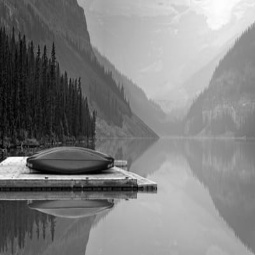
#> input picture projeto/images/gray/002.jpg, 255 x 255 px; its folder holds only this picture in this run
$ python melhores.py
#> lines starting #> are read from the running program, lines starting #| are printed output that depends on the picture
import os
from PIL import Image

if __name__ == '__main__':
    # Nomes das pastas e o nome do arquivo de imagem
    pasta1 = os.path.join(os.getcwd(), 'images/gray')
    pasta2 = os.path.join(os.getcwd(), 'images/color')
    pasta3 = os.path.join(os.getcwd(), 'images/origin')
    pasta4 = os.path.join(os.getcwd(), 'images/join')

    # Iterar sobre todos os arquivos na pasta
    for arquivo in os.listdir(pasta1):
        # Todos arquivos têm o mesmo nome
        caminho_arquivo1 = os.path.join(pasta1, arquivo)
        caminho_arquivo2 = os.path.join(pasta2, arquivo)
        caminho_arquivo3 = os.path.join(pasta3, arquivo)

        # Carregar as imagens
        caminho_imagem1 = os.path.join(pasta1, caminho_arquivo1)
        caminho_imagem2 = os.path.join(pasta2, caminho_arquivo2)
        caminho_imagem3 = os.path.join(pasta3, caminho_arquivo3)

        imagem1 = Image.open(caminho_imagem1)
#> imagem1 is the input picture: PIL image 255x255 L; min 0, max 254, mean 128.8
        imagem2 = Image.open(caminho_imagem2)
        imagem3 = Image.open(caminho_imagem3)

        # Calcular dimensões para a imagem combinada
        largura_total = imagem1.width + imagem2.width + imagem3.width
#> largura_total = 765
        altura_maxima = max(imagem1.height, imagem2.height, imagem3.height)
#> altura_maxima = 255

        # Criar uma nova imagem com a largura total e a maior altura
        imagem_combinada = Image.new('RGB', (largura_total, altura_maxima))
#> imagem_combinada: PIL image 765x255 RGB; every value is 0

        # Colocar as imagens lado a lado
        imagem_combinada.paste(imagem1, (0, 0))
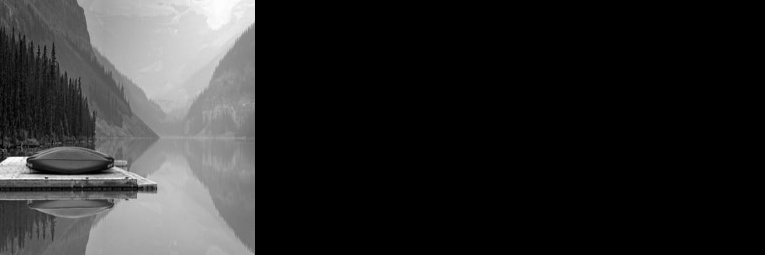
#> imagem_combinada: PIL image 765x255 RGB; min 0, max 254, mean 42.9
        imagem_combinada.paste(imagem2, (imagem1.width, 0))
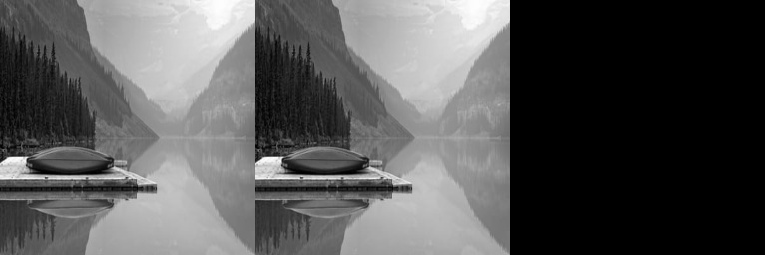
#> imagem_combinada: PIL image 765x255 RGB; min 0, max 254, mean 85.8
        imagem_combinada.paste(imagem3, (imagem1.width + imagem2.width, 0))
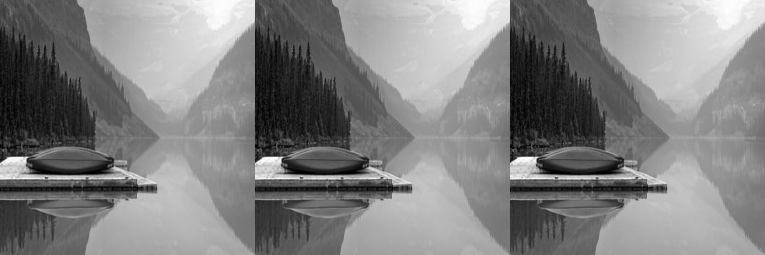
#> imagem_combinada: PIL image 765x255 RGB; min 0, max 254, mean 128.8

        # Salvar a imagem combinada
        imagem_combinada.save(os.path.join(pasta4, arquivo))

$ run again, on projeto/images/gray/035.jpg
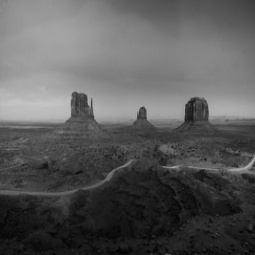
#> input picture projeto/images/gray/035.jpg, 255 x 255 px
#> imagem1 is the input picture: PIL image 255x255 L; min 1, max 198, mean 90
#> `imagem_combinada.paste(imagem2, (imagem1.width, 0))`:
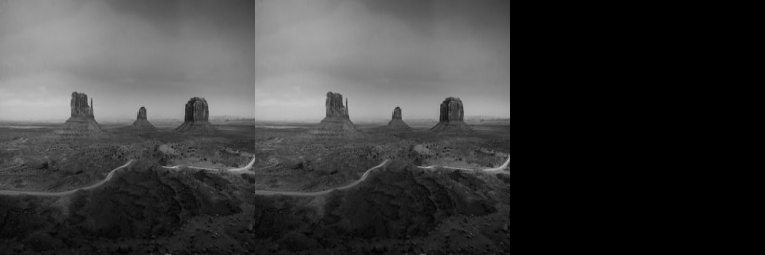
#> imagem_combinada: PIL image 765x255 RGB; min 0, max 198, mean 60
#> `imagem_combinada.paste(imagem3, (imagem1.width + imagem2.width, 0))`:
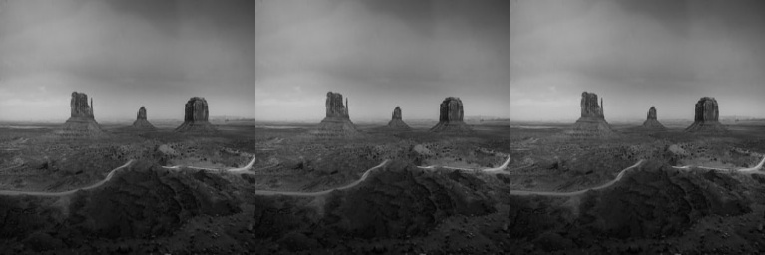
#> imagem_combinada: PIL image 765x255 RGB; min 1, max 198, mean 90

$ run again, on projeto/images/gray/042.jpg
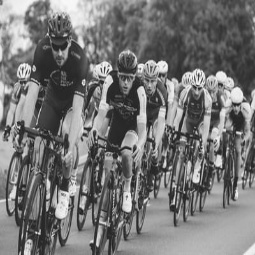
#> input picture projeto/images/gray/042.jpg, 255 x 255 px
#> imagem1 is the input picture: PIL image 255x255 L; min 23, max 251, mean 117.7
#> `imagem_combinada.paste(imagem2, (imagem1.width, 0))`:
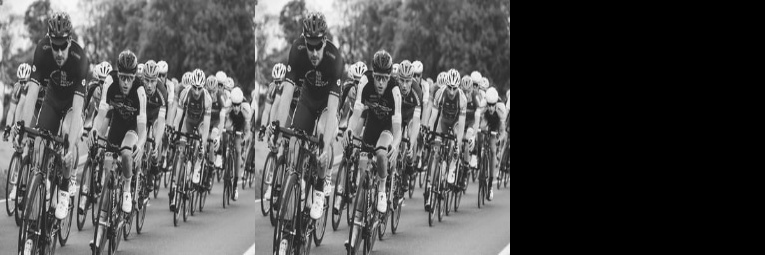
#> imagem_combinada: PIL image 765x255 RGB; min 0, max 251, mean 78.5
#> `imagem_combinada.paste(imagem3, (imagem1.width + imagem2.width, 0))`:
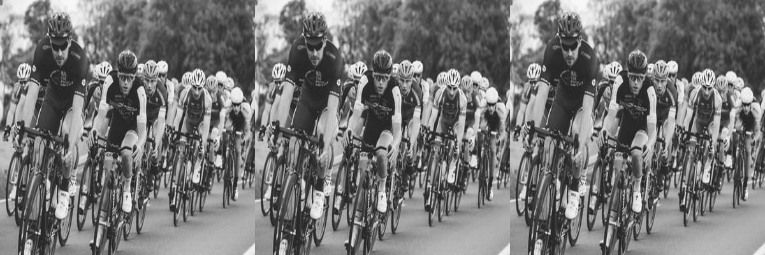
#> imagem_combinada: PIL image 765x255 RGB; min 23, max 251, mean 117.7

$ run again, on projeto/images/gray/045.jpg
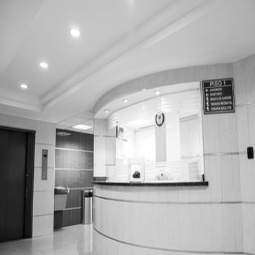
#> input picture projeto/images/gray/045.jpg, 255 x 255 px
#> imagem1 is the input picture: PIL image 255x255 L; min 0, max 255, mean 173.9
#> `imagem_combinada.paste(imagem2, (imagem1.width, 0))`:
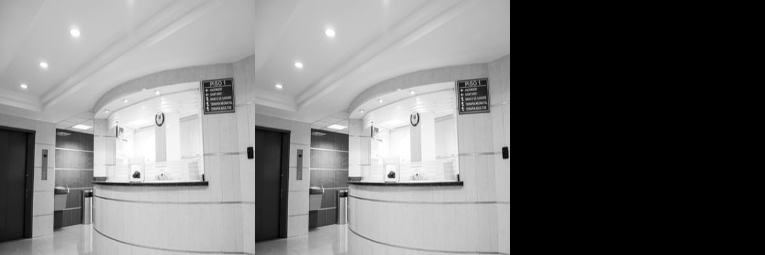
#> imagem_combinada: PIL image 765x255 RGB; min 0, max 255, mean 115.9
#> `imagem_combinada.paste(imagem3, (imagem1.width + imagem2.width, 0))`:
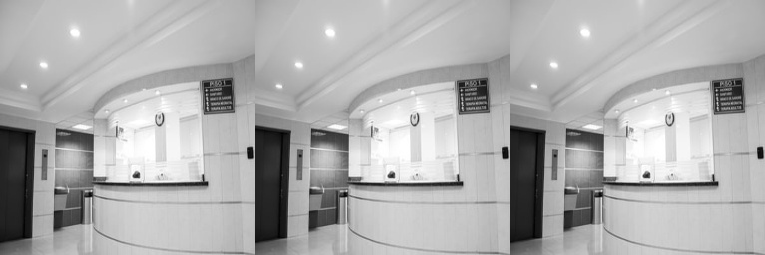
#> imagem_combinada: PIL image 765x255 RGB; min 0, max 255, mean 173.9

$ run again, on projeto/images/gray/020.jpg
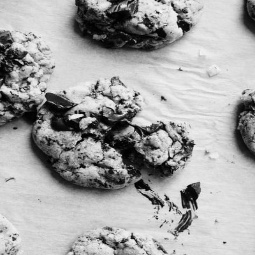
#> input picture projeto/images/gray/020.jpg, 255 x 255 px
#> imagem1 is the input picture: PIL image 255x255 L; min 0, max 250, mean 164.9
#> `imagem_combinada.paste(imagem2, (imagem1.width, 0))`:
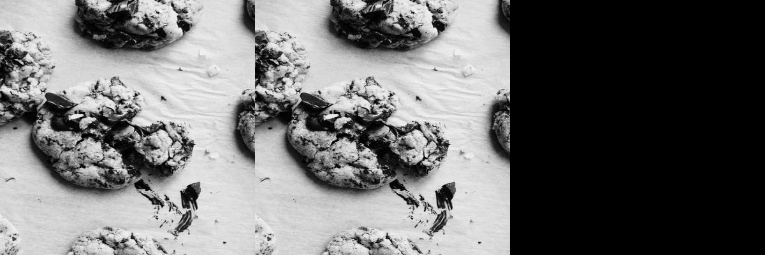
#> imagem_combinada: PIL image 765x255 RGB; min 0, max 250, mean 110
#> `imagem_combinada.paste(imagem3, (imagem1.width + imagem2.width, 0))`:
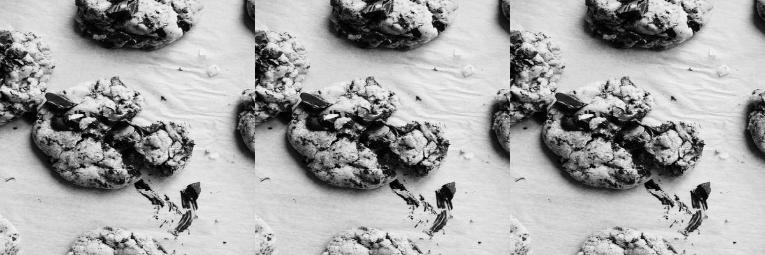
#> imagem_combinada: PIL image 765x255 RGB; min 0, max 250, mean 164.9
